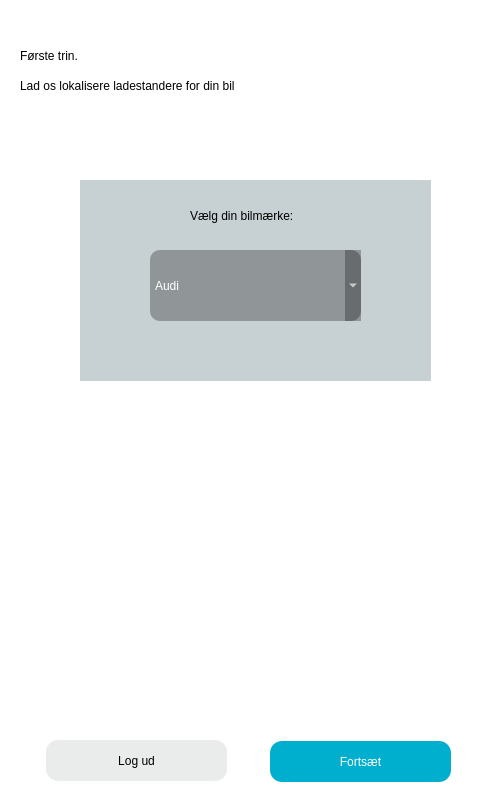
<?xml version="1.0" encoding="UTF-8"?>
<ui version="4.0">
 <class>MainWindow</class>
 <widget class="QMainWindow" name="MainWindow">
  <property name="enabled">
   <bool>true</bool>
  </property>
  <property name="geometry">
   <rect>
    <x>0</x>
    <y>0</y>
    <width>500</width>
    <height>800</height>
   </rect>
  </property>
  <property name="windowTitle">
   <string/>
  </property>
  <property name="styleSheet">
   <string notr="true">background-color: qlineargradient(spread:pad, x1:0, y1:0, x2:1, y2:1, stop:0 rgba(1, 54, 54, 255), stop:1 rgba(1, 54, 54, 255));</string>
  </property>
  <widget class="QWidget" name="centralwidget">
   <widget class="QLabel" name="label">
    <property name="geometry">
     <rect>
      <x>20</x>
      <y>40</y>
      <width>151</width>
      <height>31</height>
     </rect>
    </property>
    <property name="styleSheet">
     <string notr="true">font: 18pt &quot;arial&quot;;
color: rgb(0, 0, 0);
background-color: rgba(255, 255, 255, 0);</string>
    </property>
    <property name="text">
     <string>Første trin.</string>
    </property>
   </widget>
   <widget class="QLabel" name="error">
    <property name="geometry">
     <rect>
      <x>150</x>
      <y>710</y>
      <width>181</width>
      <height>20</height>
     </rect>
    </property>
    <property name="styleSheet">
     <string notr="true">font: 12pt &quot;.AppleSystemUIFont&quot;;
color: rgb(255, 38, 0);
background-color: rgba(255, 255, 255, 0);</string>
    </property>
    <property name="text">
     <string/>
    </property>
   </widget>
   <widget class="QLabel" name="label_11">
    <property name="geometry">
     <rect>
      <x>0</x>
      <y>0</y>
      <width>501</width>
      <height>801</height>
     </rect>
    </property>
    <property name="styleSheet">
     <string notr="true">background-color: rgb(255,255,255);</string>
    </property>
    <property name="text">
     <string/>
    </property>
   </widget>
   <widget class="QPushButton" name="fortsaetknap2">
    <property name="geometry">
     <rect>
      <x>270</x>
      <y>741</y>
      <width>181</width>
      <height>41</height>
     </rect>
    </property>
    <property name="styleSheet">
     <string notr="true">background-color: rgb(0, 174, 205);
font: BOLD 15pt &quot;Arial&quot;;
color: rgb(255, 255, 255);
border-radius: 12px;</string>
    </property>
    <property name="text">
     <string>Fortsæt</string>
    </property>
   </widget>
   <widget class="QPushButton" name="logud_knap">
    <property name="geometry">
     <rect>
      <x>46</x>
      <y>740</y>
      <width>181</width>
      <height>41</height>
     </rect>
    </property>
    <property name="styleSheet">
     <string notr="true">background-color: rgb(234, 236, 236);
font: bold 13pt &quot;Arial&quot;;
color: rgb(0, 0, 0);
border-radius: 12px;</string>
    </property>
    <property name="text">
     <string>Log ud</string>
    </property>
   </widget>
   <widget class="QLabel" name="label_5">
    <property name="geometry">
     <rect>
      <x>20</x>
      <y>70</y>
      <width>281</width>
      <height>31</height>
     </rect>
    </property>
    <property name="styleSheet">
     <string notr="true">font: 15pt &quot;arial&quot;;
color: rgb(0, 0, 0);
background-color: rgba(255, 255, 255, 0);</string>
    </property>
    <property name="text">
     <string>Lad os lokalisere ladestandere for din bil</string>
    </property>
   </widget>
   <widget class="QComboBox" name="combo_bil">
    <property name="geometry">
     <rect>
      <x>150</x>
      <y>250</y>
      <width>211</width>
      <height>71</height>
     </rect>
    </property>
    <property name="styleSheet">
     <string notr="true">background-color: rgba(0, 0, 0, 71);
font: 20pt &quot;.AppleSystemUIFont&quot;;
color: rgb(255, 255, 255);
border-radius: 10px;

</string>
    </property>
    <property name="currentText">
     <string>Audi</string>
    </property>
    <item>
     <property name="text">
      <string>Audi</string>
     </property>
    </item>
    <item>
     <property name="text">
      <string>BMW</string>
     </property>
    </item>
    <item>
     <property name="text">
      <string>Citroen</string>
     </property>
    </item>
    <item>
     <property name="text">
      <string>Hyundai</string>
     </property>
    </item>
    <item>
     <property name="text">
      <string>Mercedes</string>
     </property>
    </item>
    <item>
     <property name="text">
      <string>Toyota</string>
     </property>
    </item>
   </widget>
   <widget class="QLabel" name="label_6">
    <property name="geometry">
     <rect>
      <x>190</x>
      <y>200</y>
      <width>141</width>
      <height>31</height>
     </rect>
    </property>
    <property name="styleSheet">
     <string notr="true">font: 15pt &quot;arial&quot;;
color: rgb(0, 0, 0);
background-color: rgba(255, 255, 255, 0);</string>
    </property>
    <property name="text">
     <string>Vælg din bilmærke:</string>
    </property>
   </widget>
   <widget class="QLabel" name="label_3">
    <property name="geometry">
     <rect>
      <x>80</x>
      <y>180</y>
      <width>351</width>
      <height>201</height>
     </rect>
    </property>
    <property name="styleSheet">
     <string notr="true">background-color: rgba(76, 106, 116, 80);
BORDER-RADIUS: 15PX;</string>
    </property>
    <property name="text">
     <string/>
    </property>
   </widget>
   <zorder>label_11</zorder>
   <zorder>label_3</zorder>
   <zorder>error</zorder>
   <zorder>fortsaetknap2</zorder>
   <zorder>logud_knap</zorder>
   <zorder>combo_bil</zorder>
   <zorder>label_6</zorder>
   <zorder>label</zorder>
   <zorder>label_5</zorder>
  </widget>
 </widget>
 <resources/>
 <connections/>
</ui>
